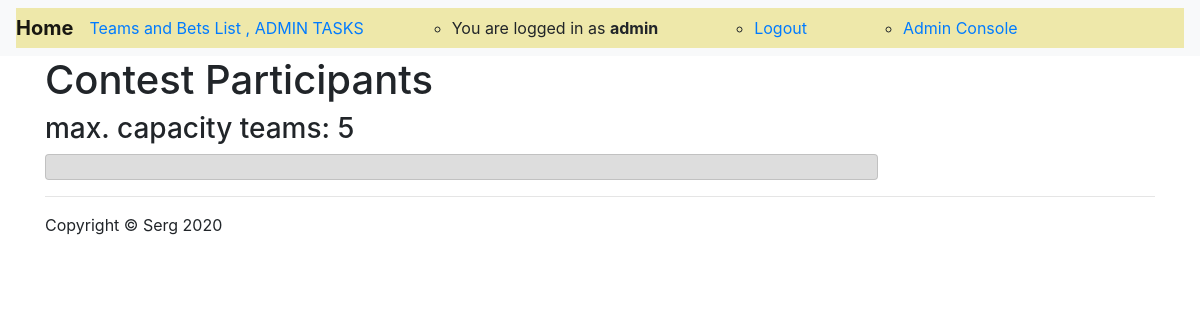
The app's page /contest/participants/hv9x38zuq6379ze1pv1x79az29mdrnm3/ (signed in), older data.
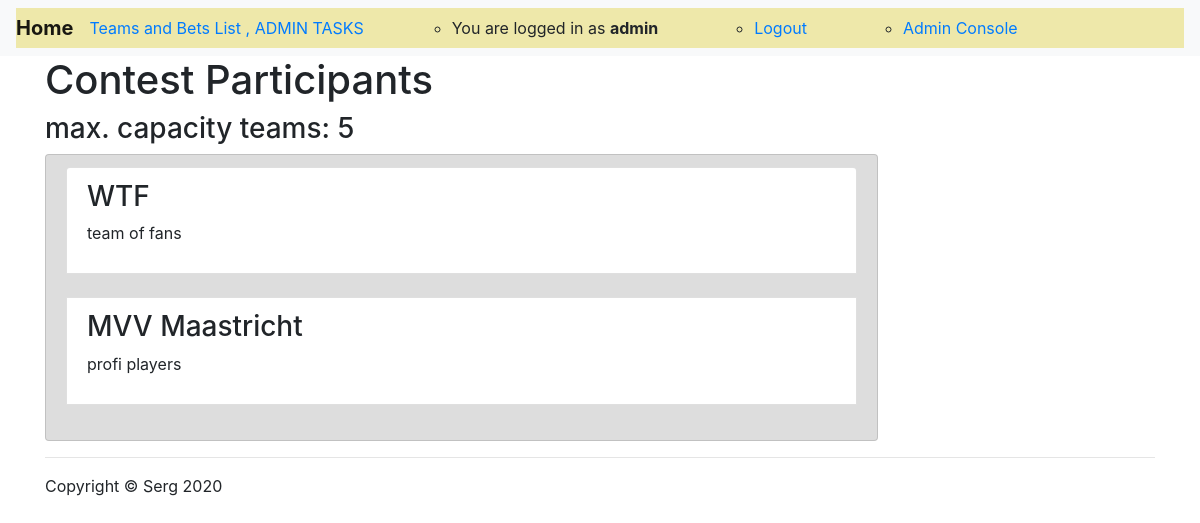
The same page, newer data.
### sergtoto/models.py (models this page shows, shortened)
class ParticipantTeam(models.Model):
    valid = models.BooleanField(default=False, blank=True)
    team = models.ForeignKey(Team, on_delete=models.CASCADE)
    contest = models.ForeignKey(Contest, on_delete=models.CASCADE)

class Team(models.Model):
    name = models.CharField(verbose_name='team_name', max_length=30, unique=True, )
    description = models.TextField()
    added_by = models.ForeignKey(MyUser, on_delete=models.CASCADE)
    slug = models.SlugField(blank=True)
    selected_for_contest = models.BooleanField(default=False, blank=True)

### sergtoto/views.py (the view)
# urls.py: path('contest/participants/<str:slug>/', contest_participants, name='contest_participants'),
def contest_participants(request, slug):
    contest = Contest.objects.get(slug=slug)
    participants = ParticipantTeam.objects.filter(contest__slug=slug)
    context = {
        'contest': contest,
        'participants': participants,
    }
    return render(request, 'contest_participants.html', context)

### sergtoto/templates/contest_participants.html (shortened to what this page needs)
{% extends 'base.html' %}
{% load static %}
{% block content %}
    <h1>Contest Participants</h1>
    <h3>max. capacity teams: {{ contest.max_teams }}</h3>
    <div class="col-lg-9">
    <div class="row list-group-item" style="background-color:#dddddd;">
        {% for participant in  participants %}
            <div class="list-group-item">
                <h3>{{ participant.team.name }}</h3>
                <p>{{ participant.team.description }}</p>
            </div>
            <br>
        {% endfor %}
    </div>
    </div>
{% endblock content %}

Row changes from the older to the newer data that the page shows:
added ParticipantTeam: team.name "WTF", team.description "team of fans"
added ParticipantTeam: team.name "MVV Maastricht", team.description "profi players"
